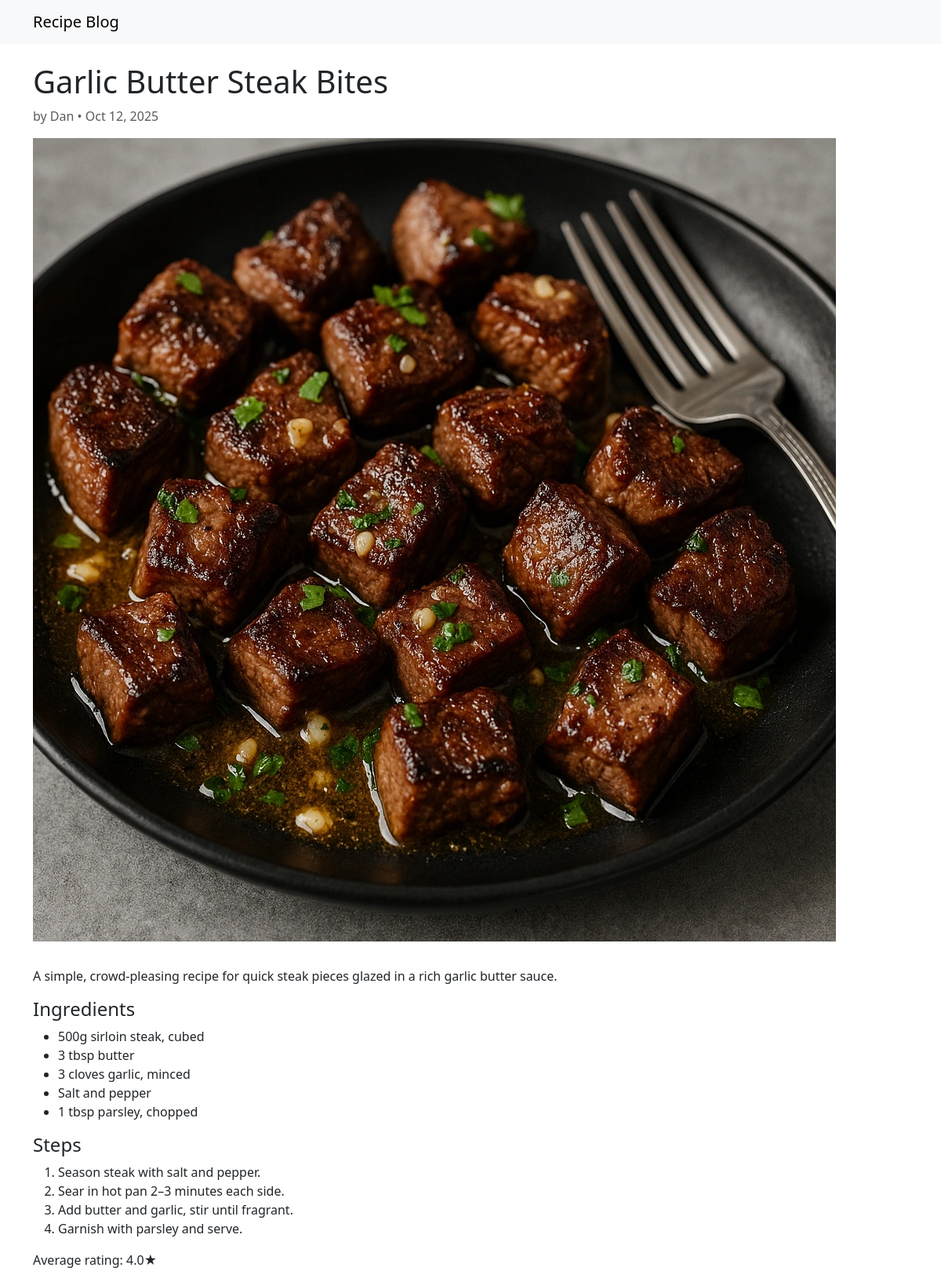
The app's page /recipe/garlic-butter-steak-bites/ with its own data.
### recipes/models.py (models this page shows, shortened)
class Recipe(models.Model):
    author = models.ForeignKey(User, on_delete=models.CASCADE, related_name="recipes")
    title = models.CharField(max_length=200)
    slug = models.SlugField(max_length=220, unique=True)
    excerpt = models.TextField(max_length=300, blank=True)
    description = models.TextField()
    ingredients = models.TextField(help_text="One per line")
    steps = models.TextField(help_text="One step per line")
    tags = models.CharField(max_length=250, blank=True, help_text="Comma-separated tags")
    prep_minutes = models.PositiveIntegerField(default=0)
    cook_minutes = models.PositiveIntegerField(default=0)
    servings = models.PositiveIntegerField(default=1)
    image = models.ImageField(upload_to="recipes/", blank=True, null=True)
    status = models.CharField(max_length=10, choices=STATUS_CHOICES, default="draft")
    created_at = models.DateTimeField(auto_now_add=True)
    updated_at = models.DateTimeField(auto_now=True)
    class Meta:
        ordering = ["-created_at"]
    @property
    def average_rating(self) -> float:
        agg = self.ratings.aggregate(models.Avg("stars"))
        return round(agg["stars__avg"] or 0, 1)

### recipes/views.py (the view)
# urls.py: path("recipe/<slug:slug>/", views.recipe_detail, name="recipe_detail"),
def recipe_detail(request, slug):
    recipe = get_object_or_404(Recipe, slug=slug)
    if recipe.status != "published" and (
        not request.user.is_staff and recipe.author != request.user
    ):
        return redirect("recipe_list")
    user_rating = None
    if request.user.is_authenticated:
        user_rating = Rating.objects.filter(recipe=recipe, user=request.user).first()
    return render(request, "recipes/recipe_detail.html", {
        "recipe": recipe,
        "user_rating": user_rating,
    })

### recipes/templates/recipes/recipe_detail.html (shortened to what this page needs)
{% extends "base.html" %}
{% block content %}
<article>
  <h1>{{ recipe.title }}</h1>
  <p class="text-muted">by {{ recipe.author.username }} • {{ recipe.created_at|date:"M d, Y" }}</p>
  {% if recipe.image %}<img src="{{ recipe.image.url }}" class="img-fluid mb-3" alt="{{ recipe.title }}">{% endif %}
  <p class="mt-3">{{ recipe.description }}</p>
  <h4>Ingredients</h4>
  <ul>
    {% for line in recipe.ingredients.splitlines %}
      {% if line %}<li>{{ line }}</li>{% endif %}
    {% endfor %}
  </ul>
  <h4>Steps</h4>
  <ol>
    {% for line in recipe.steps.splitlines %}
      {% if line %}<li>{{ line }}</li>{% endif %}
    {% endfor %}
  </ol>
  <p class="mt-3">Average rating: {{ recipe.average_rating }}★</p>
</article>
{% endblock %}

### static/site.css (style rules this page uses)
img { max-width: 100%; height: auto; }

### records on screen
Recipe: title "Garlic Butter Steak Bites", author.username "Dan", created_at "Oct 12, 2025", image (picture), description "A simple, crowd-pleasing recipe for quick steak pieces glazed in a rich garlic butter sauce.", average_rating "4.0"

### other values on screen
{{ line }} "500g sirloin steak, cubed" "3 tbsp butter" "3 cloves garlic, minced" "Salt and pepper" "1 tbsp parsley, chopped"
{{ line }} "Season steak with salt and pepper." "Sear in hot pan 2–3 minutes each side." "Add butter and garlic, stir until fragrant." "Garnish with parsley and serve."
